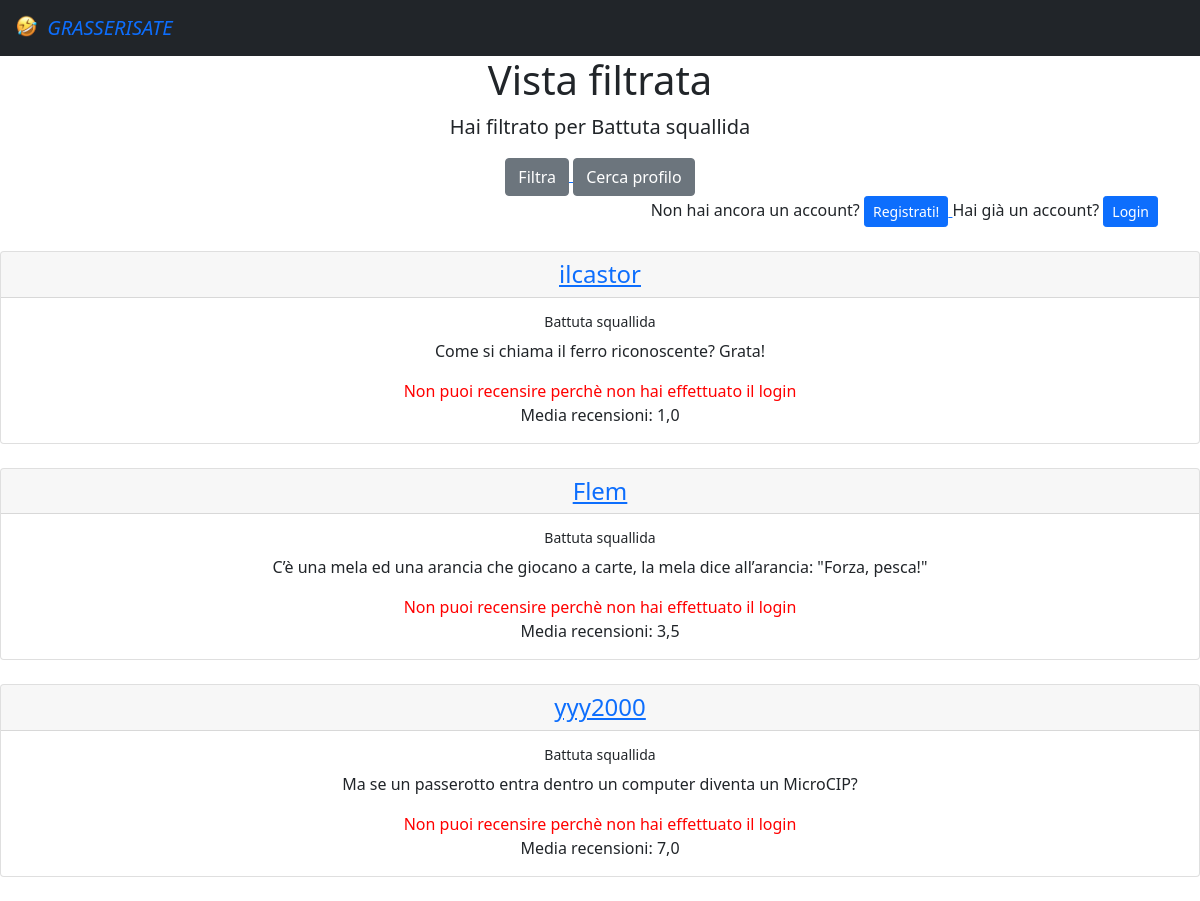
Before: /filtered/Battuta squallida with the older database file.
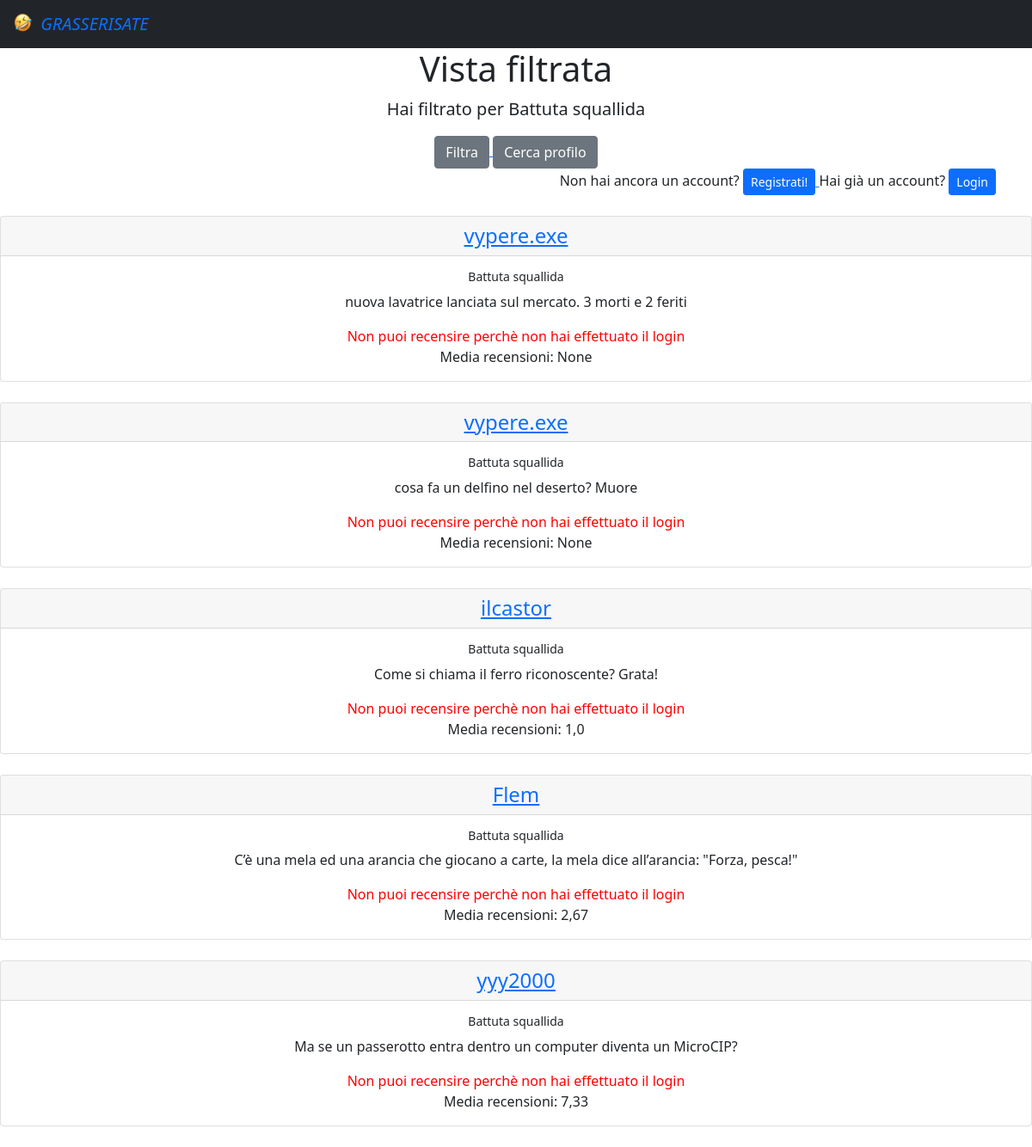
After: the same page with the newer database file.
### esame/models.py (models this page shows, shortened)
class Battute(models.Model):
    testo = models.TextField(default="")
    utente = models.ForeignKey(User, on_delete=models.CASCADE, related_name='utentebat')
    tempo = models.DateTimeField(auto_now=True)
    tipo = models.CharField(choices=SCELTE, default='bar', max_length=25)
    @property
    def calcola_media(self):
        media_tupla = self.battutarec.all().aggregate(Avg('voto'))
        media_lunga = media_tupla['voto__avg']
        if type(media_lunga) is NoneType:
            media = media_lunga
        else:
            media = round(media_lunga, 2)
        return media

### esame/views.py (the view)
# urls.py: path('filtered/<str:tipo>', views.VistaFiltrata.as_view(), name='vista_filtrata'),
class VistaFiltrata(ListView):
    template_name = 'vista_filtrata.html'
    model = Battute
    def get_queryset(self):
        tipo2 = self.request.resolver_match.kwargs['tipo']
        qs = Battute.objects.filter(tipo=tipo2).order_by('-tempo')
        return qs

### templates/vista_filtrata.html (shortened to what this page needs)
<html lang="en">
{% extends 'base.html' %}
{% block contenuto %}
    <div class="container">
        <h1> <div style="text-align: center;"> Vista filtrata {% if user.is_authenticated %}{{ user.username }}{% endif %}</div></h1>
        <p class="lead" style="text-align:center">
            Hai filtrato per {{ view.kwargs.tipo }}
        </p>
        {% if user.is_authenticated %}
            <div style="text-align:center">
            <a href="{% url  "feed" %}">
                    <button type="button" class="btn btn-warning">
                        Il tuo feed
                    </button>
                </a>
                <a href="{% url  "aggiungi_battuta" %}">
                    <button type="button" class="btn btn-primary">
                        Aggiungi una battuta!
                    </button>
                </a>
                <a href="{% url  "profilo" pk=user.id %}">
                    <button type="button" class="btn btn-info">
                        Il tuo profilo
                    </button>
                </a>
                <a href="{% url  "filtro" %}">
                    <button type="button" class="btn btn-secondary">
                        Filtra
                    </button>
                </a>
                <a href="{% url  "cerca_profilo" %}">
                    <button type="button" class="btn btn-secondary">
                        Cerca profilo
                    </button>
                </a>
                <a href='{% url 'logout' %}'>
                    <button type="button" class="btn btn-danger">
                        Logout
                    </button>
                </a>
                         </div>
        {% else %}
            <div style="text-align: center">
            <a href="{% url  "filtro" %}">
                    <button type="button" class="btn btn-secondary">
                        Filtra
                    </button>
                </a>
                <a href="{% url  "cerca_profilo" %}">
                    <button type="button" class="btn btn-secondary">
                        Cerca profilo
                    </button>
                </a>
            </div>
            <div style="text-align:right">
            Non hai ancora un account?
            <a href="{% url  "registrazione"%}">
                    <button type="button" class="btn btn-primary btn-sm">
                        Registrati!
                    </button>
                </a>
                Hai già un account?
            <a href="{% url  "login"%}">
                    <button type="button" class="btn btn-primary btn-sm">
                        Login
                    </button>
                </a>
            </div>
            </div>
        {% endif %}
    <br>
    <div style="text-align:center">
        {% for b in object_list %}
            <div class="card">
                <h4 class="card-header"> <a href="{% url "profilo" pk=b.utente_id %}"> {{ b.utente }}  </a> </h4>
                <div class="card-body">
                    <h6 class="card-title" > <small>{{ b.tipo }}</small>  </h6>
                    <p class="card-text"> {{ b.testo }} </p>
                    {% if user.is_authenticated %}
                        <a href="{% url "aggiungi_recensione" pk=b.id %}" class="btn btn-primary">Recensisci!</a>
                    {% else %}
                        <p class="card-text" style="color:red"> Non puoi recensire perchè non hai effettuato il login </p>
                    {% endif %}
                    Media recensioni: {{ b.calcola_media}}
                </div>
            </div>
            <br>
        {%  endfor %}
    </div>
{% endblock %}

### templates/base.html (shortened to what this page needs)
<!doctype html>
<html lang="en">
{% load static %}
<head>
    <link href="https://cdn.jsdelivr.net/npm/bootstrap@5.0.2/dist/css/bootstrap.min.css" rel="stylesheet">
</head>
<body>
<nav class="navbar bg-dark">
    <div class="container-fluid">
        <a class="navbar-brand" href="{% url 'home' %}">
            {% load static %}
            <img src="{% static "logo.jpg" %}" alt="" width="30" height="24" class="d-inline-block align-text-top">
            <i> GRASSERISATE</i>
        </a>
    </div>
</nav>
{% block contenuto %}
{% endblock %}
</body>
</html>

Changed rows visible on the page:
added Battute: utente "vypere.exe", tipo "Battuta squallida", testo "nuova lavatrice lanciata sul mercato. 3 morti e 2 feriti", calcola_media "None"
added Battute: utente "vypere.exe", tipo "Battuta squallida", testo "cosa fa un delfino nel deserto? Muore", calcola_media "None"
computed for Battute "Flem": calcola_media "3,5" → "2,67"
computed for Battute "Ma se un passerotto entra dentro un computer diventa un MicroCIP?": calcola_media "7,0" → "7,33"
